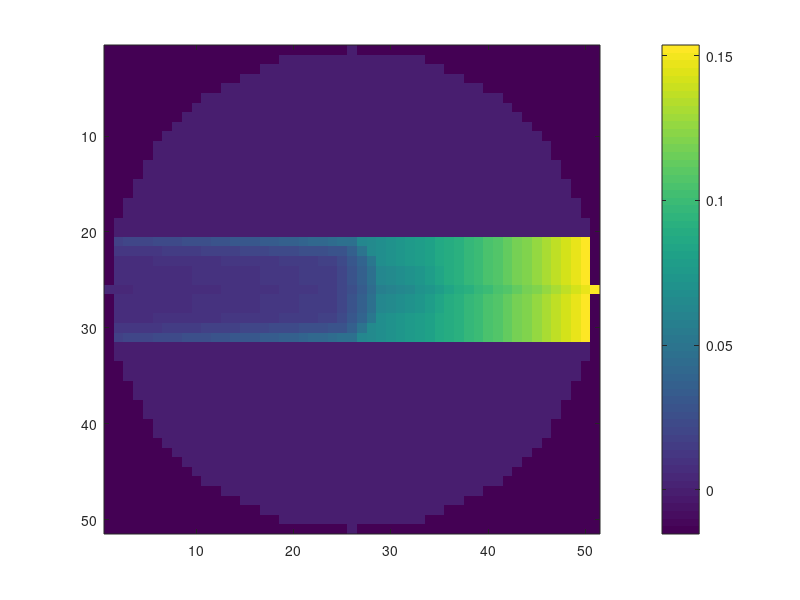

MATLAB code to generate this figure: (Note: this script raises an error after producing the figure.)
close all;
clear;
clc;

global N_coll intensity_list indices

%% DATA X
load('data_x.mat')
N_coll = numel(yc_pts) * numel(zc_pts);
dV = dxe * dye * dze;

% Plot the heatmap
z = P(:, 3);
flags = z == 0;
X = reshape(intensity_list(flags), numel(xe_pts), numel(ye_pts));
figure;
imagesc(X)
colorbar;

% D matrix for normal tissue
K = 5;
D_N1 = return_dmat(in_normal_flags, in_col_flags, K);
D_N1 = [D_N1, zeros(size(D_N1, 1), 3 * K)];
Dt_N1 = sum(D_N1, 1);
Vt_N1 = sum(D_N1~=0) * dV;
% D matrix for tumor
D_T1 = return_dmat(in_tumor_flags, in_col_flags, K);
V_T1 = sum(D_T1~=0) * dV;
% D matrix for organ at risk
D_O1 = return_dmat(in_oar_flags, in_col_flags, K);
D_O1 = [D_O1, zeros(size(D_O1, 1), 3 * K)];
Dt_O1 = sum(D_O1, 1);
Vt_O1 = sum(D_O1~=0) * dV;

%% DATA X-Y
load('data_xy.mat')
N_coll = numel(yc_pts) * numel(zc_pts);

% Plot the heatmap
z = P(:, 3);
flags = z == 0;
X = reshape(intensity_list(flags), numel(xe_pts), numel(ye_pts));
figure;
imagesc(X)
colorbar;

% D matrix for normal tissue
D_N2 = return_dmat(in_normal_flags, in_col_flags, K);
D_N2 = [zeros(size(D_N2, 1), K), D_N2, zeros(size(D_N2, 1), 2*K)];
Dt_N2 = sum(D_N2, 1);
Vt_N2 = sum(D_N2~=0) * dV;
% D matrix for tumor
D_T2 = return_dmat(in_tumor_flags, in_col_flags, K);
V_T2 = sum(D_T2~=0) * dV;
% D matrix for organ at risk
D_O2 = return_dmat(in_oar_flags, in_col_flags, K);
D_O2 = [zeros(size(D_O2, 1), K), D_O2, zeros(size(D_O2, 1), 2*K)];
Dt_O2 = sum(D_O2, 1);
Vt_O2 = sum(D_O2~=0) * dV;

%% DATA Y

load('data_y.mat')
N_coll = numel(yc_pts) * numel(zc_pts);

% Plot the heatmap
z = P(:, 3);
flags = z == 0;
X = reshape(intensity_list(flags), numel(xe_pts), numel(ye_pts));
figure;
imagesc(X)
colorbar;

% D matrix for normal tissue
D_N3 = return_dmat(in_normal_flags, in_col_flags, K);
D_N3 = [zeros(size(D_N3, 1), 2 * K), D_N3, zeros(size(D_N3, 1), K)];
Dt_N3 = sum(D_N3, 1);
Vt_N3 = sum(D_N3~=0) * dV;
% D matrix for tumor
D_T3 = return_dmat(in_tumor_flags, in_col_flags, K);
V_T3 = sum(D_T3~=0) * dV;
% D matrix for organ at risk
D_O3 = return_dmat(in_oar_flags, in_col_flags, K);
D_O3 = [zeros(size(D_O3, 1), 2 * K), D_O3, zeros(size(D_O3, 1), K)];
Dt_O3 = sum(D_O3, 1);
Vt_O3 = sum(D_O3~=0) * dV;

%% DATA MXY (Minus X Plus Y)

load('data_mxy.mat')
N_coll = numel(yc_pts) * numel(zc_pts);

% Plot the heatmap
z = P(:, 3);
flags = z == 0;
X = reshape(intensity_list(flags), numel(xe_pts), numel(ye_pts));
figure;
imagesc(X)
colorbar;

% D matrix for normal tissue
D_N4 = return_dmat(in_normal_flags, in_col_flags, K);
D_N4 = [zeros(size(D_N4, 1), 3 * K), D_N4];
Dt_N4 = sum(D_N4, 1);
Vt_N4 = sum(D_N4~=0) * dV;
% D matrix for tumor
D_T4 = return_dmat(in_tumor_flags, in_col_flags, K);
V_T4 = sum(D_T4~=0) * dV;
% D matrix for organ at risk
D_O4 = return_dmat(in_oar_flags, in_col_flags, K);
D_O4 = [zeros(size(D_O4, 1), 3 * K), D_O4];
Dt_O4 = sum(D_O4, 1);
Vt_O4 = sum(D_O4~=0) * dV;

%%
D_T = [D_T1, D_T2, D_T3, D_T4];
V_T = [V_T1, V_T2, V_T3, V_T4];
Dt_T = sum(D_T, 1);
Vt_T = sum(V_T, 1);

C_N = Dt_N1 + Dt_N2 + Dt_N3 + Dt_N4;
C_O = Dt_O1 + Dt_O2 + Dt_O3 + Dt_O4;
C_T = Dt_T;

V_N = Vt_N1 + Vt_N2 + Vt_N3 + Vt_N4;
V_O = Vt_O1 + Vt_O2 + Vt_O3 + Vt_O4;
V_T = Vt_T;

% fprintf('### Tumor sanity check ###\n')
% fprintf('Real volume: %.02f\n', pi * 4 / 3)
% fprintf('Est. volume: %.02f\n', sum(in_tumor_flags) * dV)

save('mlop_data_time_wise', 'D_N1', 'D_N2', 'D_N3', 'D_N4', 'D_O1', 'D_O2', ...
     'D_O3', 'D_O4', 'D_T', 'Dt_N1', 'Dt_N2', 'Dt_N3', 'Dt_N4', 'Dt_O1', ...
     'Dt_O2', 'Dt_O3', 'Dt_O4', 'Dt_T', 'C_T', 'C_N', 'C_O', 'V_T', 'V_N', 'V_O');

%%%%%%%%%%%%%%%%%%%%%%%%%%%%%%%%%%%%%%%%%%%%%%%%%%%%%%%
function D = return_dmat(flag1, flag2, L)
    global N_coll intensity_list indices
    flags = flag1 & flag2;
    K = sum(flags);
    D = zeros(K, N_coll);
    D((indices(flags)-1)*K + (1:K)') = intensity_list(flags);
    D = custom_reshape(D, L);
end

function D = custom_reshape(D, K)
    D = reshape(D, size(D, 1), K, size(D, 2)/K);
    D = sum(D, 3);
end